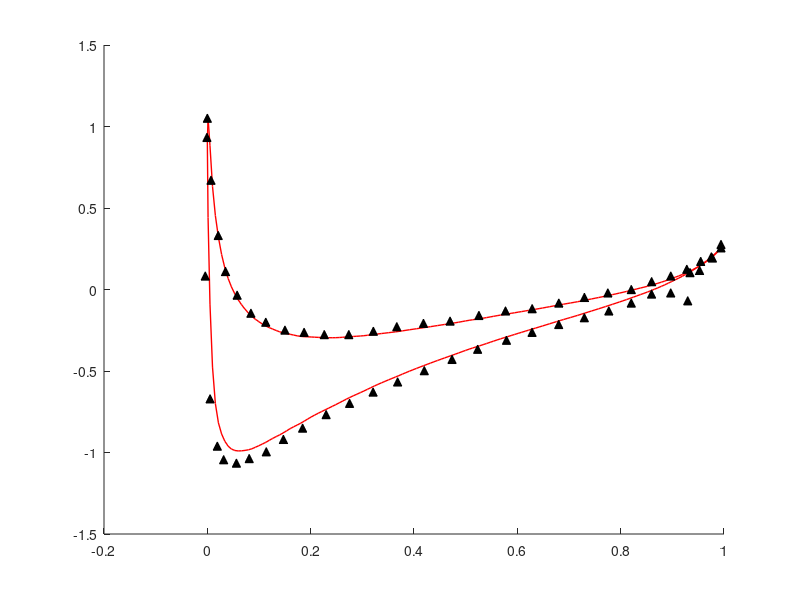

The MATLAB script that drew this image: (Note: this script raises an error after producing the figure.)
clc
clear;
close all hidden;

data=importdata('exp_data/NACA0012_surface_flow.csv');
X=data(:,1);
CP=data(:,2);
num=length(X)/2;
XL=X(1:num);CPL=CP(1:num);
XU=X(num+1:end);CPU=CP(num+1:end);

% [XL_opt,CPL_opt,XU_opt,CPU_opt]=getCp('surface_flow.csv');

load('exp_data/NACA0012_experiment_data.mat');

fig_hdl=figure();
axe_hdl=axes(fig_hdl);

line(XL,CPL,'Color','r','LineWidth',1);
line(XU,CPU,'Color','r','LineWidth',1);
line(NACA0012Cp(:,1),NACA0012Cp(:,2),'Color','k','MarkerFaceColor','k','LineStyle','none','Marker','^');

% line(XL_opt,CPL_opt,'Color','g','LineWidth',1);
% line(XU_opt,CPU_opt,'Color','g','LineWidth',1);
axe_hdl.set('XTick',[0,0.2,0.4,0.6,0.8,1],'FontName','times new romax')

axe_hdl.set('YDir','reverse','FontSize',10.5);
legend({'','仿真数据','实验数据'});
box on;grid on;xlabel('\it\fontname{times new roman}x');ylabel('\fontname{times new roman}{\itC}_P');
fig_hdl.set('Position',[500,350,320,260]);

% print(fig_hdl,'NACA0012_CP.emf', '-dmeta','-r600');
print(fig_hdl,'NACA0012_CP.png', '-dpng','-r1200');

function [XL,CPL,XU,CPU]=getCpSU2(data_filestr)
% load pressure coefficient
%
SU2_surface=readSU2CSV(data_filestr);
CP=SU2_surface.Pressure_Coefficient;
X=SU2_surface.x;
Y=SU2_surface.y;
Bool=Y>0;
XU=X(Bool);
CPU=CP(Bool);
XL=X(~Bool);
CPL=CP(~Bool);
[XU,idx]=sort(XU);
CPU=CPU(idx);
[XL,idx]=sort(XL);
CPL=CPL(idx);

end


